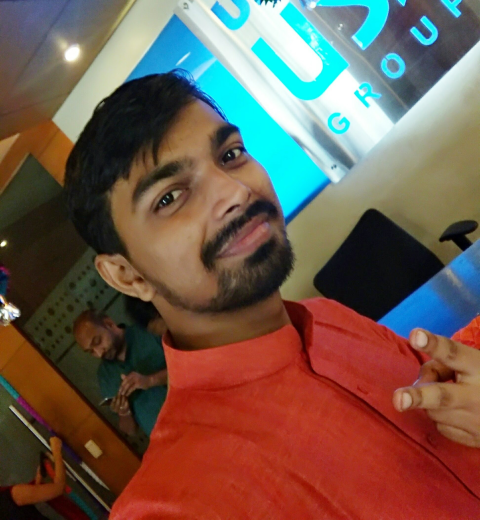
#> input picture Imagewrite.png, 480 x 520 px
$ python 'Image Transpose.py'
#> lines starting #> are read from the running program, lines starting #| are printed output that depends on the picture
import cv2
import  numpy as np
img = cv2.imread('Imagewrite.png')
#> img is the input picture: shape (520, 480, 3); mean B, G, R 78.9, 91, 111.7
rotated_img = cv2.transpose(img)
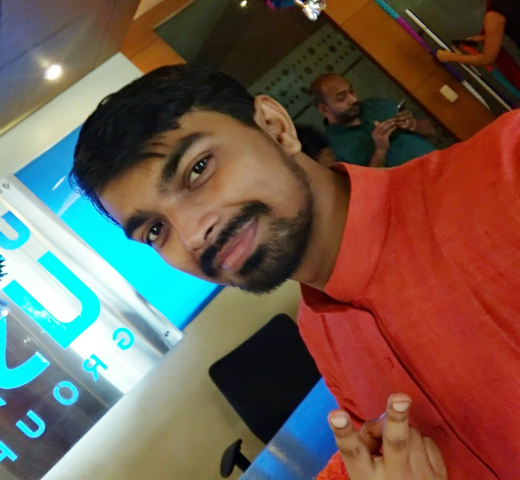
#> rotated_img: shape (480, 520, 3); mean B, G, R 78.9, 91, 111.7

cv2.imshow('Normal Image',img)
cv2.imshow('After Rotate Image',rotated_img)
cv2.waitKey(0)
cv2.destroyAllWindows()
